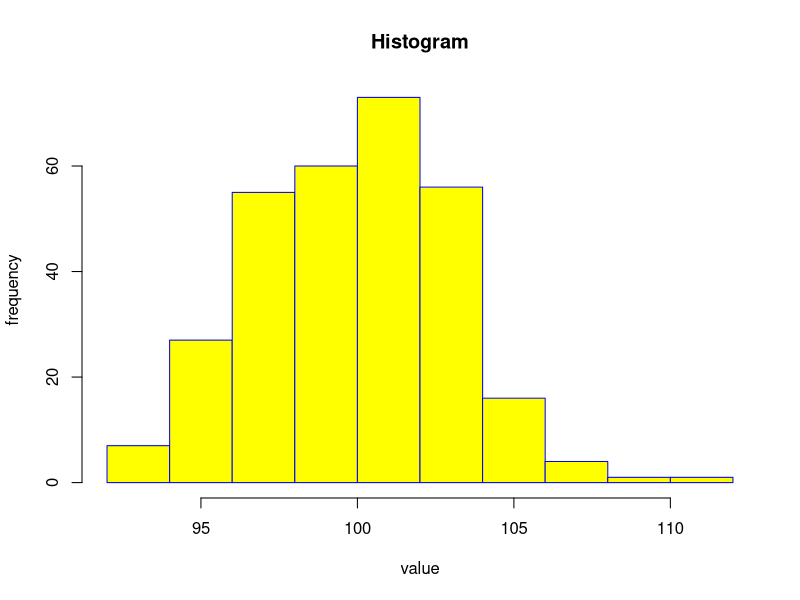

Here is the R script that generated this plot:
data <- rnorm(300, mean = 100, sd= 3)
summary(data)
hist(data,main='Histogram',xlab = 'value', ylab ='frequency', col = 'yellow', border = 'blue' )